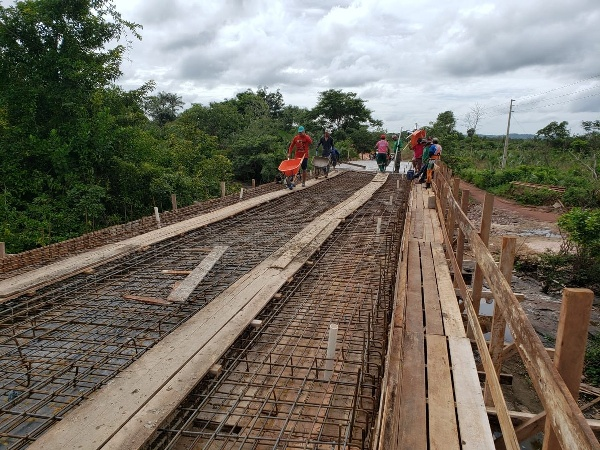
#> input picture src/ponte.jpg, 600 x 450 px
$ python Atividade26.py
#> lines starting #> are read from the running program, lines starting #| are printed output that depends on the picture; after the words box and inside, x2 and y2 are one past the last pixel; in counts of white or black regions, pixels touching at a corner belong together
import cv2
import numpy as np


img = cv2.imread('ponte.jpg')
#> img is the input picture: shape (450, 600, 3); mean B, G, R 100.2, 111.5, 117
img = cv2.cvtColor(img, cv2.COLOR_BGR2GRAY)
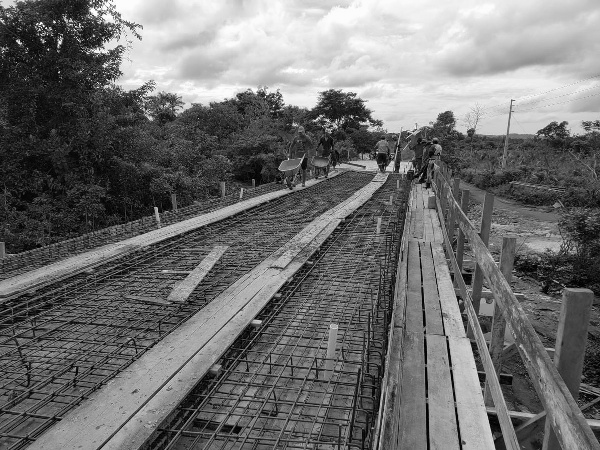
#> img: shape (450, 600); min 0, max 254, mean 111.8
suave = cv2.GaussianBlur(img, (7, 7), 0) # aplica blur
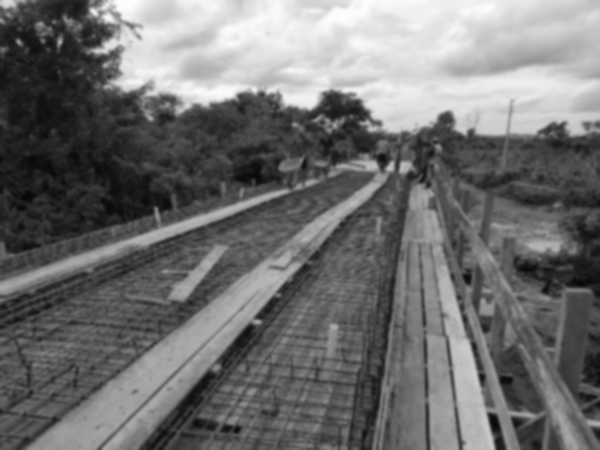
#> suave: shape (450, 600); min 6, max 252, mean 111.8
(T, bin) = cv2.threshold(suave, 160, 255, cv2.THRESH_BINARY)
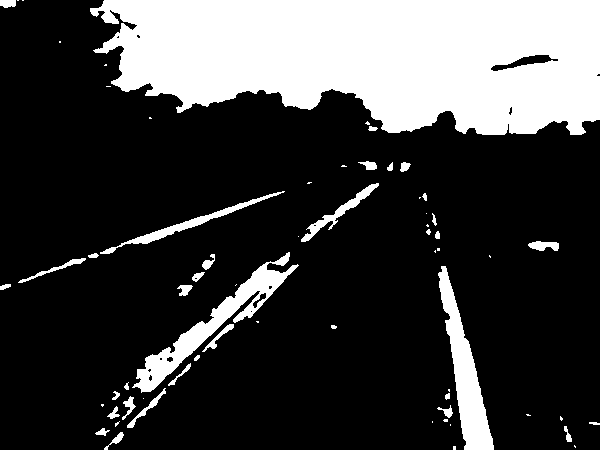
#> bin: shape (450, 600); 24.5% white; 65 white regions (29 under 20 px), largest, box (x1, y1, x2, y2) and area: (90, 0, 600, 135) 54094, (132, 252, 299, 393) 3944, (438, 266, 494, 450) 3638
(T, binI) = cv2.threshold(suave, 160, 255,
cv2.THRESH_BINARY_INV)
resultado = np.vstack([
np.hstack([suave, bin]),
np.hstack([binI, cv2.bitwise_and(img, img, mask = binI)])
])
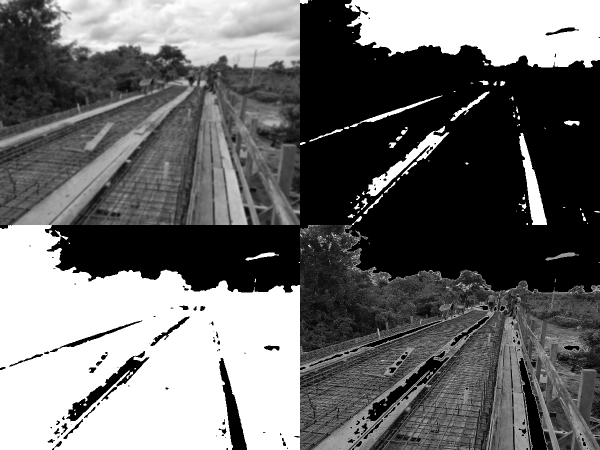
#> resultado: shape (900, 1200) (shown at 1/2 size); min 0, max 255, mean 106.8
cv2.imshow("Binarização da imagem", resultado)
cv2.waitKey(0)

$ run again, with src/Cris.jpg copied over src/ponte.jpg
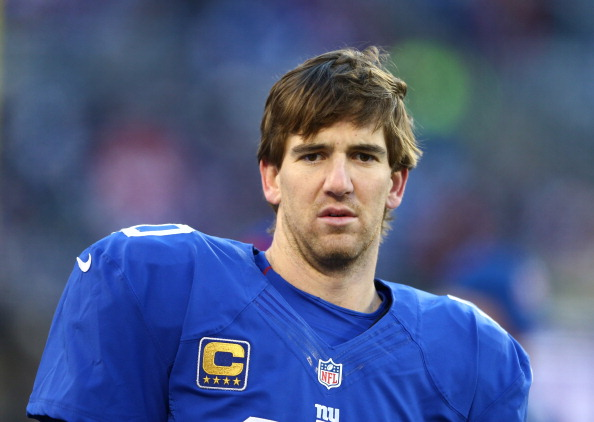
#> input picture src/Cris.jpg, 594 x 422 px
#> img is the input picture: shape (422, 594, 3); mean B, G, R 131.2, 89.4, 76.5
#> img: shape (422, 594)
#> `(T, bin) = cv2.threshold(suave, 160, 255, cv2.THRESH_BINARY)`:
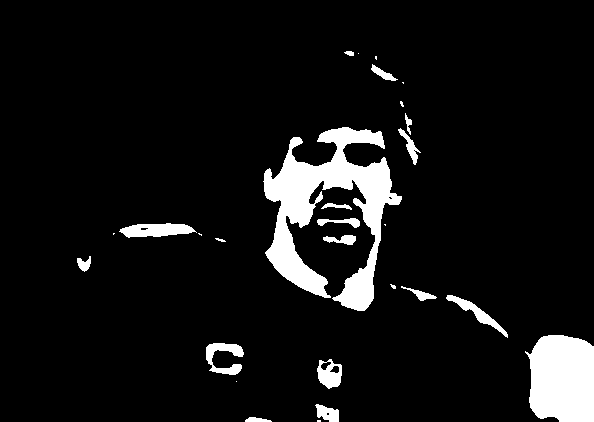
#> bin: shape (422, 594); 7.7% white; 28 white regions (10 under 20 px), largest, box (x1, y1, x2, y2) and area: (263, 127, 402, 311) 10035, (525, 335, 594, 422) 5153, (119, 223, 197, 238) 787
#> `resultado = np.vstack([ np.hstack([suave, bin]), np.hstack([binI, cv2...`:
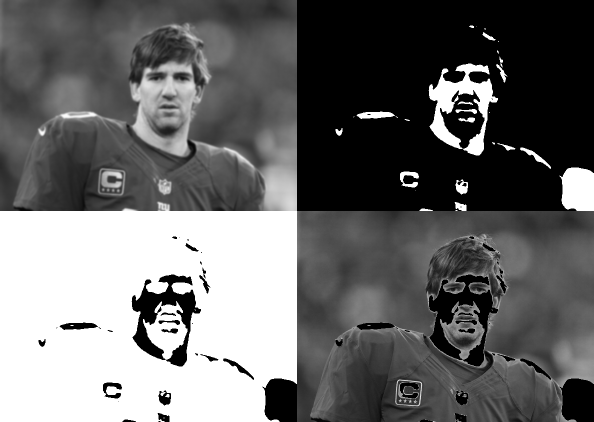
#> resultado: shape (844, 1188) (shown at 1/2 size); min 0, max 255, mean 105.2
